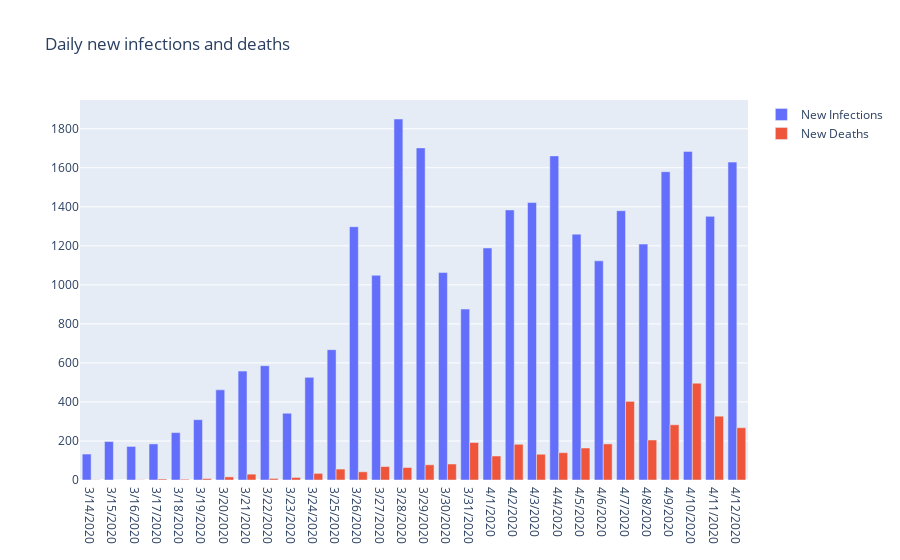

Notebook code cell kept with this figure:
### Code cell
fig_bar_infected_daily = go.Figure()
fig_bar_infected_daily.layout={'title': 'Daily new infections and deaths'}
fig_bar_infected_daily.add_trace(go.Bar(x=df_belgium_severe['date'], y=df_belgium_severe['daily_infected'], name='New Infections'))
fig_bar_infected_daily.add_trace(go.Bar(x=df_belgium_severe['date'], y=df_belgium_severe['daily_deceased'], name='New Deaths'))

### Figure 1 — Plotly figure (JSON) as saved in the notebook; plotly's stock layout.template omitted (floating-point values rounded to 4 significant figures)
{"data": [{"name": "New Infections", "type": "bar", "x": ["3/14/2020", "3/15/2020", "3/16/2020", "3/17/2020", "3/18/2020", "3/19/2020", "3/20/2020", "3/21/2020", "3/22/2020", "3/23/2020", "3/24/2020", "3/25/2020", "3/26/2020", "3/27/2020", "3/28/2020", "3/29/2020", "3/30/2020", "3/31/2020", "4/1/2020", "4/2/2020", "4/3/2020", "4/4/2020", "4/5/2020", "4/6/2020", "4/7/2020", "4/8/2020", "4/9/2020", "4/10/2020", "4/11/2020", "4/12/2020"], "y": [133, 197, 172, 185, 243, 309, 462, 558, 586, 342, 526, 668, 1298, 1049, 1850, 1702, 1063, 876, 1189, 1384, 1422, 1661, 1260, 1123, 1380, 1209, 1580, 1684, 1351, 1629]}, {"name": "New Deaths", "type": "bar", "x": ["3/14/2020", "3/15/2020", "3/16/2020", "3/17/2020", "3/18/2020", "3/19/2020", "3/20/2020", "3/21/2020", "3/22/2020", "3/23/2020", "3/24/2020", "3/25/2020", "3/26/2020", "3/27/2020", "3/28/2020", "3/29/2020", "3/30/2020", "3/31/2020", "4/1/2020", "4/2/2020", "4/3/2020", "4/4/2020", "4/5/2020", "4/6/2020", "4/7/2020", "4/8/2020", "4/9/2020", "4/10/2020", "4/11/2020", "4/12/2020"], "y": [1, 0, 1, 5, 4, 7, 16, 30, 8, 13, 34, 56, 42, 69, 64, 78, 82, 192, 123, 183, 132, 140, 164, 185, 403, 205, 283, 496, 327, 268]}], "layout": {"title": {"text": "Daily new infections and deaths"}}}
